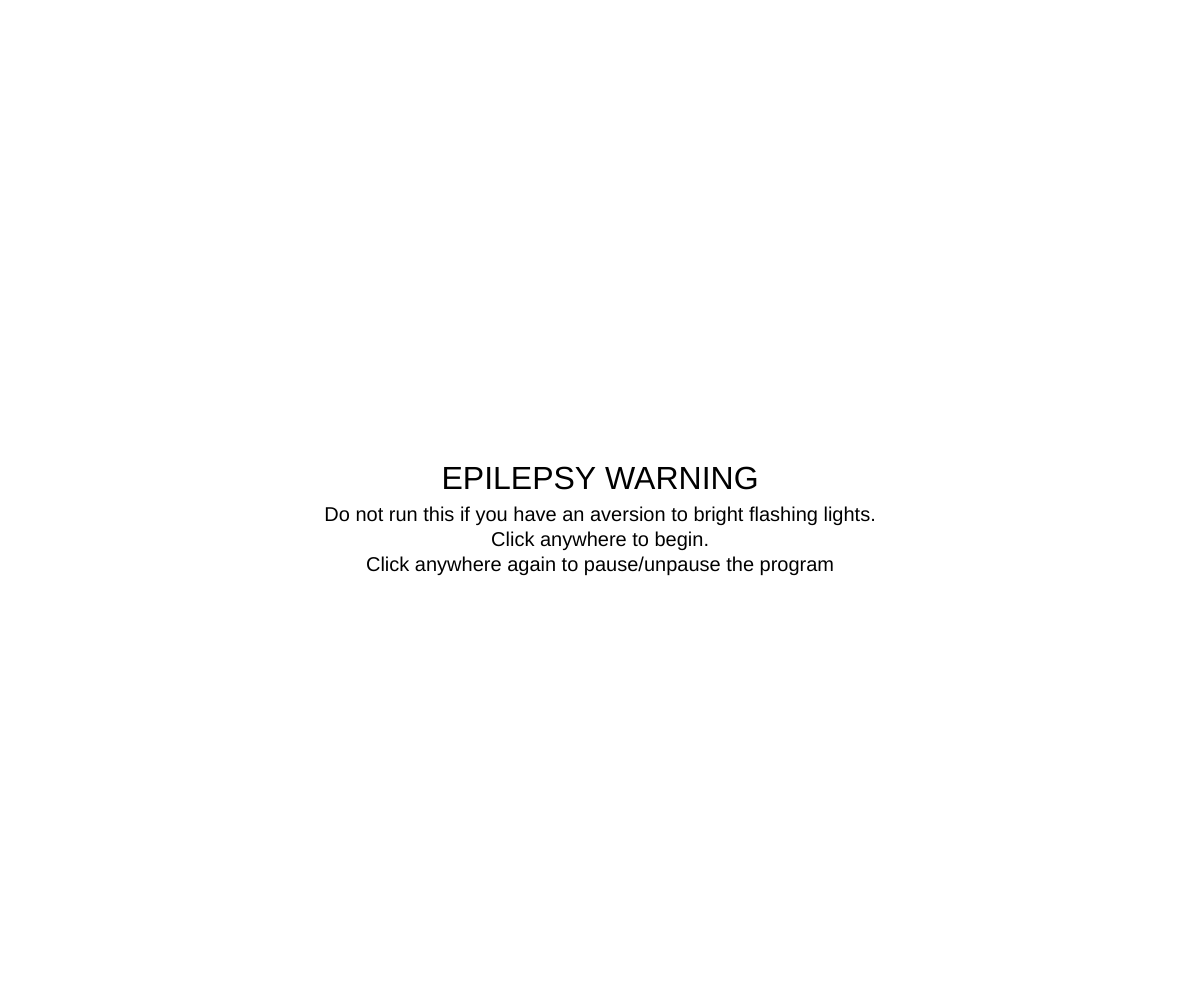
Frame 1 (no input)
Frame 60 (no input): identical to frame 1, image omitted
Frame 120 (the mouse pressed at the canvas centre since frame 60): identical to frame 1, image omitted

The p5.js sketch that drew this single still picture (run headless with seeded random() and noise() and a simulated clock; from frame 60 on, the mouse is pressed at the canvas centre):

// p5.js sketch
// ── sketch.js
/// <reference path="p5/ts/p5.global-mode.d.ts">

// ------------ Vars ------------ //
let randy;
let start = false;

// ------------ Setup ------------ // 
function setup() {
   createCanvas(windowWidth, windowHeight);
   randy = new DrawWalker(80, 4);
   drawWarning();
}

function drawWarning() {
   let x = width * 0.5;
   let y = height * 0.5;

   textSize(32);
   textAlign(CENTER, CENTER);

   text('EPILEPSY WARNING', x, y - 20);
   textSize(20);
   text('Do not run this if you have an aversion to bright flashing lights.', x, y + 15);
   text('Click anywhere to begin.', x, y + 40);
   text('Click anywhere again to pause/unpause the program', x, y + 65);
}


// ------------ Draw ------------ // 
function draw() {
   if (start && !randy.paused) {
      randy.targetStep();
   }
}

// ------------ Wait for click to start ------------ // 
function mouseClicked() {
   if (!start) {
      start = true;
      clear();
   }
   if (start) {
      randy.togglePause();
   }
}

// ------------ Window Resizing ------------ // 
function windowResized() {
   resizeCanvas(windowWidth, windowHeight);
   if (randy != null) {
      randy.boundX = windowWidth;
      randy.bounY = windowHeight;
   }
}

class DrawWalker {
   constructor(radius, stepsize) {

      this.paused = true;

      this.x = int(width * 0.5);
      this.y = int(height * 0.5);

      this.stepsize = stepsize;
      this.radius = radius;

      this.targetX;
      this.targetY;

      this.pickTarget();
   }

   // clamp position to the canvas size
   clampValues() {
      this.x = Math.min(width, Math.max(0, this.x));
      this.y = Math.min(height, Math.max(0, this.y));
   }

   // draw the walker on the canvas
   show() {
      fill(random(255), random(255), random(255));
      ellipse(this.x, this.y, this.radius, this.radius);
   }

   // gets a target for the walker to go to 
   pickTarget() {
      this.targetX = Math.floor(Math.random() * (width + 1));
      this.targetY = Math.floor(Math.random() * (height + 1));
   }

   // moves and draws the walker 
   step(dirX, dirY) {
      this.clampValues();
      this.x += this.stepsize * dirX;
      this.y += this.stepsize * dirY;
      this.show();
   }

   // take a random step
   randomStep() {
      let dirX = (Math.random() < 0.5) ? -1 : 1;
      let dirY = (Math.random() < 0.5) ? -1 : 1;

      this.step(dirX, dirY);
   }

   // step towards the target
   targetStep() {

      if (Math.random() < 0.05 || int(dist(this.x, this.y, this.targetX, this.targetY)) <= 5) {
         this.pickTarget();
         console.log(this.targetX, this.targetY);
      }

      let dirX = (this.x > this.targetX) ? -1 : 1;
      let dirY = (this.y > this.targetY) ? -1 : 1;

      this.step(dirX, dirY);
   }

   togglePause() {
      this.paused = !this.paused;
   }
}
